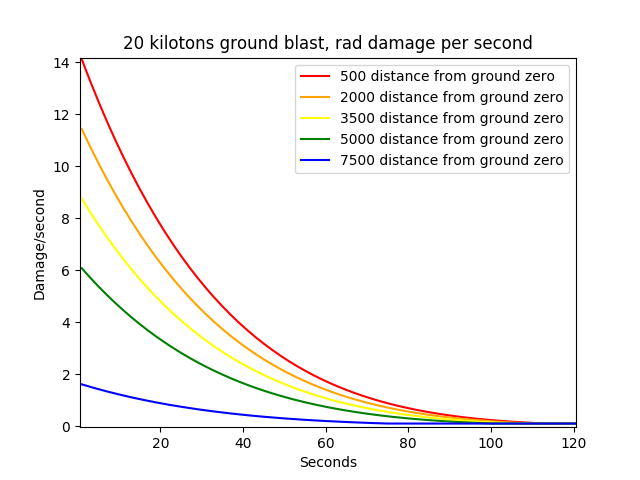

Source code (Python):
import numpy as np
import math
import matplotlib.pyplot as plt

def rad_dmg(dist, t, falloutradius, maxt):
    raddmg = 15
    dist_mod = np.clip((falloutradius-float(dist)) / float(falloutradius), 0, 1)
    time_mod = math.pow((float(maxt) - time) / float(maxt), 6)
    dmg = np.clip(raddmg * dist_mod * time_mod, 0.1, raddmg)
    return dmg

def calc_rads(dist, t, falloutradius, maxt):
    raddmg = 15
    dist_mod = np.clip((falloutradius-float(dist)) / float(falloutradius), 0, 1)
    time_mod = math.pow((float(maxt) - time) / float(maxt), 6)
    rads = round(5000*dist_mod*time_mod)
    return rads

"""
t = np.arange(1, 5001, 1)
radius = float(5000)
damage = []
for dist in range(5000):
    relation = np.clip((radius-dist) / radius, 0, 1)
    dmg = (relation)
    damage.append(dmg)

plt.title("radiation damage per second")
plt.plot(t, damage, color="blue", label="Original")
plt.xlabel('Distance')
plt.ylabel('Damage')
plt.show()

maxt = 200
t = np.arange(1, maxt+1, 1)
raddam = 15
damage = []
for time in range(0,maxt):
    d2 = (float(maxt) - time) / float(maxt)
    d2 = d2**4
    #rel2 = np.clip(d2, 0, 1)
    dmg = d2 * raddam
    dmg2 = np.clip(dmg, 1, 15)
    damage.append(dmg2)
plt.title("radiation damage over time")
plt.plot(t, damage, color="blue", label="Original")
#plt.plot(t, dam2, color="red", label="New")
plt.xlabel('Time')
plt.ylabel('Damage')
plt.show()
"""
maxt = 200
radius = 8400
t = np.arange(1, maxt+1, 1)
d1 = []
d2 = []
d3 = []
d4 = []
d5 = []
for time in range(0,maxt):
    d1.append(rad_dmg(500, time, radius, 200))
    d2.append(rad_dmg(2000, time, radius, 200))
    d3.append(rad_dmg(3500, time, radius, 200))
    d4.append(rad_dmg(5000, time, radius, 200))
    d5.append(rad_dmg(7500, time, radius, 200))
plt.title("20 kilotons ground blast, rad damage per second")
plt.plot(t, d1, color="red", label="500 distance from ground zero")
plt.plot(t, d2, color="orange", label="2000 distance from ground zero")
plt.plot(t, d3, color="yellow", label="3500 distance from ground zero")
plt.plot(t, d4, color="green", label="5000 distance from ground zero")
plt.plot(t, d5, color="blue", label="7500 distance from ground zero")
plt.legend(loc='upper right', frameon=True)
plt.xlabel('Seconds')
plt.ylabel('Damage/second')
plt.show()

d1 = []
d2 = []
d3 = []
d4 = []
d5 = []
line = []
for time in range(0,maxt):
    d1.append(calc_rads(500, time, radius, 200))
    d2.append(calc_rads(2000, time, radius, 200))
    d3.append(calc_rads(3500, time, radius, 200))
    d4.append(calc_rads(5000, time, radius, 200))
    d5.append(calc_rads(7500, time, radius, 200))
    line.append(1000)
plt.title("20 kilotons ground blast, rads/hr")
plt.plot(t, d1, color="red", label="500 distance from ground zero")
plt.plot(t, d2, color="orange", label="2000 distance from ground zero")
plt.plot(t, d3, color="yellow", label="3500 distance from ground zero")
plt.plot(t, d4, color="green", label="5000 distance from ground zero")
plt.plot(t, d5, color="blue", label="7500 distance from ground zero")
plt.plot(t, line, color="black", label="max level for hazmat suit")
plt.legend(loc='upper right', frameon=True)
plt.xlabel('Seconds')
plt.ylabel('Rads/hr')
plt.show()
